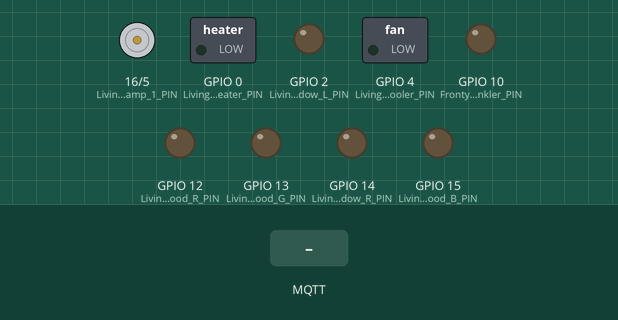
The sketch below on a simulated ESP8266 (NodeMCU). Shown: motor-driver pin pairs drawn as motors (green arrow = first pin HIGH = forward, orange = second pin HIGH = backward, longer = more drive), switched loads named in the sketch (green lamp = pin HIGH), output pins drawn as LEDs (lit = HIGH). Inputs (shaded band) come from the test bench. WiFi joins after 1.5 s; servers stay silent unless stated; random numbers use the default seed unless the sketch sets one; no MQTT or app messages arrive unless stated; what the sketch prints to the serial monitor is not drawn.

Above: at 2.7 s.
2.8 s: MQTT message "1" arrives on the first subscribed topic
At 4.0 s:
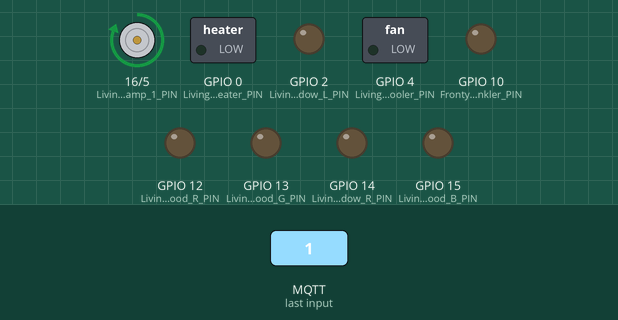
4.3 s: MQTT message "0" arrives on the first subscribed topic
At 5.4 s:
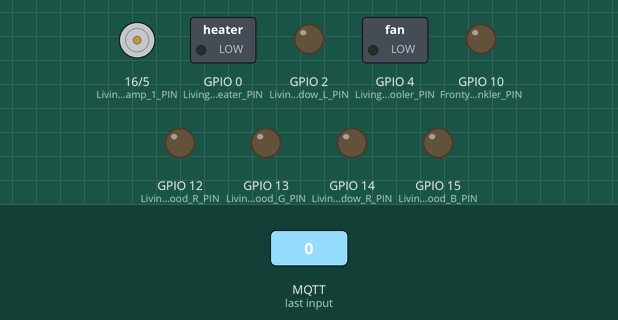
Timing chart, 0 to 7.3 s (numbered marks = the images above; inputs shaded):
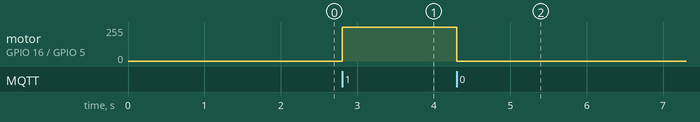

Measured:
- after the input at 2.8 s, motor on GPIO 16 (Livingroom_Lamp_1_PIN) / GPIO 5 (Livingroom_Lamp_2_PIN): stopped → forward 255/255 at once
- after the input at 4.3 s, motor on GPIO 16 (Livingroom_Lamp_1_PIN) / GPIO 5 (Livingroom_Lamp_2_PIN): forward 255/255 → stopped at once

The sketch:

Main_output.ino
```cpp
#include<ESP8266WiFi.h>
#include<PubSubClient.h>
#include <Servo.h>

//======  GPIO  ======//
#define Livingroom_Lamp_1_PIN 16// D0 16
#define Livingroom_Lamp_2_PIN 5// D1 5
#define Livingroom_Cooler_PIN 4// D2 4
#define Livingroom_Heater_PIN 0// D3 0
#define Livingroom_Window_L_PIN 2// D4 2
#define Livingroom_Window_R_PIN 14// D5 14
#define Livingroom_Mood_R_PIN 12// D6 12
#define Livingroom_Mood_G_PIN 13// D7 13
#define Livingroom_Mood_B_PIN 15// D8 15
// RX 3
// TX 1
#define Frontyard_Sprinkler_PIN 10// SD2 9
// SD3 10

//======  Nappali változók  ======//
bool Livingroom_Lamp_1;
bool Livingroom_Lamp_2;
bool Livingroom_Cooler;
int Livingroom_Window;
int Livingroom_Heater;
int Livingroom_Shades;
int Livingroom_Mood_R;
int Livingroom_Mood_G;
int Livingroom_Mood_B;
unsigned long currentMilis = 0;
unsigned long servo_Milis = 0;
int servo_Interval = 1000;

bool Frontyard_Sprinkler;


//======  Konfiguráció  ======//
//const char* ssid = "kibu-guest";
const char* ssid = "kibu";
//const char* ssid = "SmartRoom";
//const char* password = "kiburaday30";
const char* password = "acdcabbaedda2";
//const char* password = "almakamion";
//const char* mqtt_server = "192.168.80.1";
const char* mqtt_server = "iot.office.kibu.hu";
const int mqttPort = 1883;
const char* mqttUser = "";
const char* mqttPassword = "";
bool debug_mode = false;

WiFiClient wifiClient;
PubSubClient client(wifiClient);
Servo servoL;
Servo servoR;
long lastMsg = 0;
char* msg;
int value = 0;

//======  Wifi  ======//
void setup_wifi() {
  Serial.print("Connecting to: ");
  Serial.println(ssid);

  WiFi.begin(ssid, password);

  while (WiFi.status() != WL_CONNECTED) {
    delay(500);
    Serial.print(".");
  }

  randomSeed(micros());

  Serial.println("");
  Serial.println("WiFi connected");
  Serial.println("IP address: ");
  Serial.println(WiFi.localIP());
}

//======  Kimenetek feldolgozása  ======//
void Bool_Toggle(int PIN_Number,char* message){
    int value = message[0]-'0';

    if(value==0){
        digitalWrite(PIN_Number, HIGH);
      }
      else if(value==1){
        digitalWrite(PIN_Number, LOW);
      }
}

void Value_Change(int PIN_Number, char* message){
    int value = atoi(message);
    analogWrite(PIN_Number, map(value,0,255,0,1024));
}

void ErrorStream(char* ErrorDescription){
    client.publish("Config_Error",ErrorDescription);
}

//======  Servo timing  ======//
void servoMove (int destination, int L_PIN_Number, int R_PIN_Number){
  servoL.attach(L_PIN_Number);
  servoL.write(destination);
  servoR.attach(R_PIN_Number);
  servoR.write(180-destination);
}

void servo_Update(int destination, int L_PIN_Number, int R_PIN_Number) {
  if (currentMilis - servo_Milis >= servo_Interval) {
      servoMove(destination,L_PIN_Number,R_PIN_Number);
    servo_Milis += servo_Interval;
  }
}

//======  MQTT Callback  ======//
void callback(char* topic, byte* payload, unsigned int length) {
   //DEBUG MODE
    Serial.print("Message arrived [");
    Serial.print(topic);
    Serial.print("] ");
    for (int i = 0; i < length; i++) {
    Serial.print((char)payload[i]);
    }
    Serial.println();

  payload[length] = '\0';
  String strTopic = String((char*)topic);
  msg = (char*)payload;

  if(strTopic == "Neumann/SmartRoom/Livingroom/Lamp/1"){
      if(msg[0]=='0'){msg[0]='1';}else if(msg[0]=='1'){msg[0]='0';}
      Livingroom_Lamp_1 = msg[0];
      Bool_Toggle(Livingroom_Lamp_1_PIN, msg);
  }
  else if(strTopic == "Neumann/SmartRoom/Livingroom/Lamp/2"){

      if(msg[0]=='0'){msg[0]='1';}else if(msg[0]='1'){msg[0]='0';}
      Livingroom_Lamp_2 = msg[0];
      Bool_Toggle(Livingroom_Lamp_2_PIN, msg);
  }
  else if(strTopic == "Neumann/SmartRoom/Livingroom/Cooler"){
      Bool_Toggle(Livingroom_Cooler_PIN, msg);
      Livingroom_Cooler = msg;
  }
  else if(strTopic == "Neumann/SmartRoom/Livingroom/Heater"){
      Bool_Toggle(Livingroom_Heater_PIN, msg);
      Livingroom_Heater = msg[0]-'0';
  }
  else if(strTopic == "Neumann/SmartRoom/Livingroom/Window"){
      if(msg[0]=='0'){
              Livingroom_Window = 15;
        }
        else if( msg[0]=='1'){
            Livingroom_Window=165;
          }
              servo_Update(Livingroom_Window,Livingroom_Window_L_PIN,Livingroom_Window_R_PIN);
  }
  else if(strTopic == "Neumann/SmartRoom/Livingroom/Mood/R"){
      Value_Change(Livingroom_Mood_R_PIN, msg);
      Livingroom_Mood_R = msg[0]-'0';
  }
  else if(strTopic == "Neumann/SmartRoom/Livingroom/Mood/G"){
      Value_Change(Livingroom_Mood_G_PIN, msg);
      Livingroom_Mood_G = msg[0]-'0';
  }
  else if(strTopic == "Neumann/SmartRoom/Livingroom/Mood/B"){
      Value_Change(Livingroom_Mood_B_PIN, msg);
      Livingroom_Mood_B = msg[0]-'0';
  }
  else if(strTopic == "Neumann/SmartRoom/Frontyard/Sprinkler"){
      if(msg[0]=='0'){msg[0]='1';}else if(msg[0]=='1'){msg[0]='0';}
      Frontyard_Sprinkler = msg[0];
      Bool_Toggle(Frontyard_Sprinkler_PIN, msg);
  }
  else{
    Serial.println("Unknown topic: ");
    Serial.print(strTopic);
    Serial.println("Value: ");
    Serial.println(msg);
  }
}

void reconnect() {
  while (!client.connected()) {
    Serial.print("Attempting MQTT connection...");
    String clientId = "SmartroomOutputESP-";
    clientId += String(random(0xffff), HEX);

    if (client.connect(clientId.c_str())) {
      Serial.println("connected");
      client.subscribe("Neumann/SmartRoom/Livingroom/Lamp/1");
      client.loop();
      client.subscribe("Neumann/SmartRoom/Livingroom/Lamp/2");
      client.loop();
      client.subscribe("Neumann/SmartRoom/Livingroom/Cooler");
      client.loop();
      client.subscribe("Neumann/SmartRoom/Livingroom/Heater");
      client.loop();
      client.subscribe("Neumann/SmartRoom/Livingroom/Window");
      client.loop();
      client.subscribe("Neumann/SmartRoom/Livingroom/Mood/R");
      client.loop();
      client.subscribe("Neumann/SmartRoom/Livingroom/Mood/G");
      client.loop();
      client.subscribe("Neumann/SmartRoom/Livingroom/Mood/B");
      client.loop();
      client.subscribe("Neumann/SmartRoom/Frontyard/Sprinkler");
    } else {
      Serial.print("failed, rc=");
      Serial.print(client.state());
      Serial.println(" try again in 5 seconds");
      delay(5000);
    }
  }
}
//======  Fő futás  ======//
void setup() {
  Serial.begin(9600);
  Serial.println("MAIN OUTPUT");
  pinMode(Frontyard_Sprinkler_PIN, OUTPUT);
  pinMode(Livingroom_Lamp_1_PIN, OUTPUT);
  pinMode(Livingroom_Lamp_2_PIN, OUTPUT);
  pinMode(Livingroom_Cooler_PIN, OUTPUT);
  pinMode(Livingroom_Heater_PIN, OUTPUT);
  pinMode(Livingroom_Window_L_PIN, OUTPUT);
  pinMode(Livingroom_Window_R_PIN, OUTPUT);
  pinMode(Livingroom_Mood_R_PIN, OUTPUT);
  pinMode(Livingroom_Mood_G_PIN, OUTPUT);
  pinMode(Livingroom_Mood_B_PIN, OUTPUT);
  setup_wifi();
  client.setServer(mqtt_server,mqttPort);
  client.setCallback(callback);
}

void loop() {
  if (!client.connected()) {
    reconnect();
    }
  client.loop();
  currentMilis = millis();
}
```
